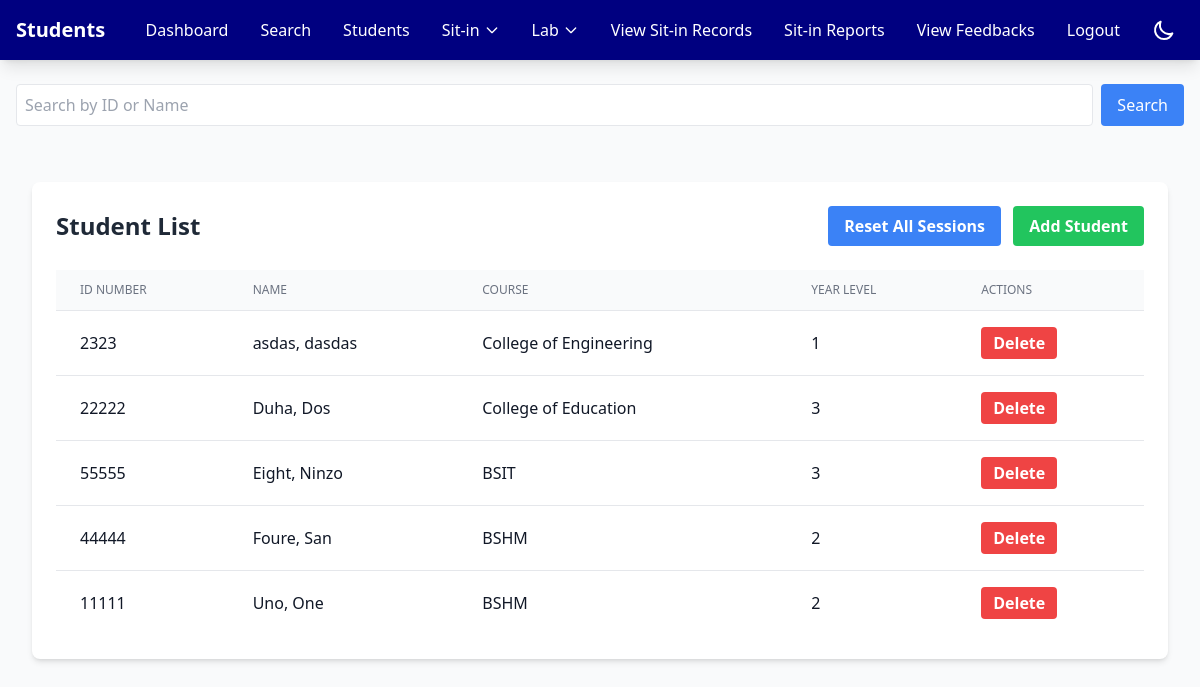
The page /admin/students.php on the database its author committed.
### tables this page shows
CREATE TABLE `students` (
  `StudID` int(11) NOT NULL,
  `IDNO` int(11) NOT NULL,
  `Last_Name` varchar(100) NOT NULL,
  `First_Name` varchar(100) NOT NULL,
  `Mid_Name` varchar(100) NOT NULL,
  `Course` varchar(100) NOT NULL,
  `Year_lvl` int(11) NOT NULL,
  `Username` varchar(100) NOT NULL,
  `Password` varchar(100) NOT NULL,
  `profile_image` varchar(255) NOT NULL,
  `Email` varchar(255) NOT NULL,
  `Address` varchar(255) NOT NULL
);

### admin/students.php (the view, shortened to what this page needs)
<?php
include '../header.php';
$servername = "localhost";
$username = "root";
$password = "";
$database = "users";
$conn = new mysqli($servername, $username, $password, $database);
$search = isset($_GET['search']) ? $_GET['search'] : '';
if ($search) {
    $sql = "SELECT * FROM students WHERE IDNO LIKE ? OR First_Name LIKE ? OR Last_Name LIKE ? ORDER BY Last_Name";
    $stmt = $conn->prepare($sql);
    $searchTerm = "%$search%";
    $stmt->bind_param("sss", $searchTerm, $searchTerm, $searchTerm);
    $stmt->execute();
    $result = $stmt->get_result();
} else {
    $sql = "SELECT * FROM students ORDER BY Last_Name";
    $result = $conn->query($sql);
}
?>
<!DOCTYPE html>
<html lang="en">
<head>
    <script src="https://cdn.tailwindcss.com"></script>
    <link rel="stylesheet" href="../css/admin-dark-mode.css">
    <link rel="stylesheet" href="https://cdnjs.cloudflare.com/ajax/libs/font-awesome/6.4.0/css/all.min.css">
</head>
<body class="bg-gray-100 dark:bg-gray-900 transition-all duration-300">
    <nav class="bg-primary shadow-lg">
        <div class="max-w-7xl mx-auto px-4">
            <div class="flex justify-between items-center">
                <span class="text-white text-xl font-bold py-4">Students</span>
                <div class="flex space-x-4">
                    <div class="hidden md:flex items-center space-x-4">
                        <a href="dashboard.php" class="nav-link text-white hover:text-gray-200">Dashboard</a>
                        <a href="search.php" class="nav-link text-white hover:text-gray-200">Search</a>
                        <a href="students.php" class="nav-link text-white hover:text-gray-200">Students</a>
                        <div class="relative group">
                            <button class="nav-link text-white hover:text-gray-200 flex items-center">
                                Sit-in
                                <svg class="w-4 h-4 ml-1" fill="none" stroke="currentColor" viewBox="0 0 24 24">
                                    <path stroke-linecap="round" stroke-linejoin="round" stroke-width="2" d="M19 9l-7 7-7-7" />
                                </svg>
                            </button>
                        </div>
                        <div class="relative group">
                            <button class="nav-link text-white hover:text-gray-200 flex items-center">
                                Lab
                                <svg class="w-4 h-4 ml-1" fill="none" stroke="currentColor" viewBox="0 0 24 24">
                                    <path stroke-linecap="round" stroke-linejoin="round" stroke-width="2" d="M19 9l-7 7-7-7" />
                                </svg>
                            </button>
                        </div>
                        <a href="sit_in_records.php" class="nav-link text-white hover:text-gray-200">View Sit-in Records</a>
                        <a href="sit_in_reports.php" class="nav-link text-white hover:text-gray-200">Sit-in Reports</a>
                        <a href="feedback.php" class="nav-link text-white hover:text-gray-200">View Feedbacks</a>
                        <a href="../logout.php" class="nav-link text-white hover:text-gray-200">Logout</a>
                        <button id="darkModeToggle" class="p-2 rounded-lg text-white hover:text-gray-200">
                            <svg xmlns="http://www.w3.org/2000/svg" class="h-6 w-6 block dark:hidden" fill="none" viewBox="0 0 24 24" stroke="currentColor">
                                <path stroke-linecap="round" stroke-linejoin="round" stroke-width="2" d="M20.354 15.354A9 9 0 018.646 3.646 9.003 9.003 0 0012 21a9.003 9.003 0 008.354-5.646z" />
                            </svg>
                        </button>
                    </div>
                </div>
            </div>
        </div>
    </nav>
<body class="bg-gray-100 dark:bg-gray-900 transition-colors duration-200">
    <div class="max-w-7xl mx-auto py-6 px-4">
        <div class="mb-6">
            <form method="GET" class="flex gap-2">
                <input type="text" name="search" placeholder="Search by ID or Name"
                       value="<?= htmlspecialchars($search) ?>"
                       class="flex-1 border p-2 rounded bg-white dark:bg-gray-700 text-gray-900 dark:text-white">
                <button type="submit" class="bg-blue-500 text-white px-4 py-2 rounded hover:bg-blue-600">
                    Search
                </button>
            </form>
        </div>
    <div class="max-w-7xl mx-auto px-4 py-8">
        <div class="bg-white dark:bg-gray-800 rounded-lg shadow-md p-6">
            <div class="flex justify-between items-center mb-6">
                <h2 class="text-2xl font-bold text-gray-800 dark:text-white">Student List</h2>
                <div class="space-x-2">
                    <form action="reset_sessions.php" method="POST" class="inline" onsubmit="return confirm('Are you sure you want to reset all student sessions to 30?');">
                        <button type="submit" class="bg-blue-500 hover:bg-blue-700 text-white font-bold py-2 px-4 rounded">
                            Reset All Sessions
                        </button>
                    </form>
                    <button onclick="openAddStudentModal()" class="bg-green-500 hover:bg-green-700 text-white font-bold py-2 px-4 rounded">
                        Add Student
                    </button>
                </div>
            </div>
            <div class="overflow-x-auto">
                <table class="min-w-full divide-y divide-gray-200 dark:divide-gray-600">
                    <thead class="bg-gray-50 dark:bg-gray-700">
                        <tr>
                            <th class="px-6 py-3 text-left text-xs font-medium text-gray-500 dark:text-gray-300 uppercase">ID Number</th>
                            <th class="px-6 py-3 text-left text-xs font-medium text-gray-500 dark:text-gray-300 uppercase">Name</th>
                            <th class="px-6 py-3 text-left text-xs font-medium text-gray-500 dark:text-gray-300 uppercase">Course</th>
                            <th class="px-6 py-3 text-left text-xs font-medium text-gray-500 dark:text-gray-300 uppercase">Year Level</th>
                            <th class="px-6 py-3 text-left text-xs font-medium text-gray-500 dark:text-gray-300 uppercase">Actions</th>
                        </tr>
                    </thead>
                    <tbody class="bg-white dark:bg-gray-800 divide-y divide-gray-200 dark:divide-gray-600">
                        <?php
                        if ($result->num_rows > 0) {
                            while($row = $result->fetch_assoc()) {
                                echo "<tr class='hover:bg-gray-50 dark:hover:bg-gray-700'>";
                                echo "<td class='px-6 py-4 text-gray-900 dark:text-gray-200'>" . htmlspecialchars($row['IDNO']) . "</td>";
                                echo "<td class='px-6 py-4 text-gray-900 dark:text-gray-200'>" . htmlspecialchars($row['Last_Name'] . ", " . $row['First_Name']) . "</td>";
                                echo "<td class='px-6 py-4 text-gray-900 dark:text-gray-200'>" . htmlspecialchars($row['Course']) . "</td>";
                                echo "<td class='px-6 py-4 text-gray-900 dark:text-gray-200'>" . htmlspecialchars($row['Year_lvl']) . "</td>";
                                echo "<td class='px-6 py-4'>
                                        <button onclick='deleteStudent(" . $row['IDNO'] . ")'
                                                class='bg-red-500 hover:bg-red-700 text-white font-bold py-1 px-3 rounded'>
                                            Delete
                                        </button>
                                      </td>";
                                echo "</tr>";
                            }
                        } else {
                            echo "<tr><td colspan='5' class='px-6 py-4 text-center'>No students found</td></tr>";
                        }
                        ?>
                    </tbody>
                </table>
            </div>
        </div>
    </div>
</body>
</html>

### admin/students.php (style rules this page uses)
* { transition: background-color 0.3s ease, color 0.3s ease, border-color 0.3s ease; }
.nav-link { position: relative; padding: 0.5rem; }
.nav-link:after { content: ''; position: absolute; width: 0; height: 2px; bottom: 0; left: 0; background-color: white; transition: width 0.3s ease; }

### rows shown on the page
students: IDNO "2323", Last_Name+First_Name "asdas, dasdas", Course "College of Engineering", Year_lvl "1"
students: IDNO "22222", Last_Name+First_Name "Duha, Dos", Course "College of Education", Year_lvl "3"
students: IDNO "55555", Last_Name+First_Name "Eight, Ninzo", Course "BSIT", Year_lvl "3"
students: IDNO "44444", Last_Name+First_Name "Foure, San", Course "BSHM", Year_lvl "2"
students: IDNO "11111", Last_Name+First_Name "Uno, One", Course "BSHM", Year_lvl "2"
